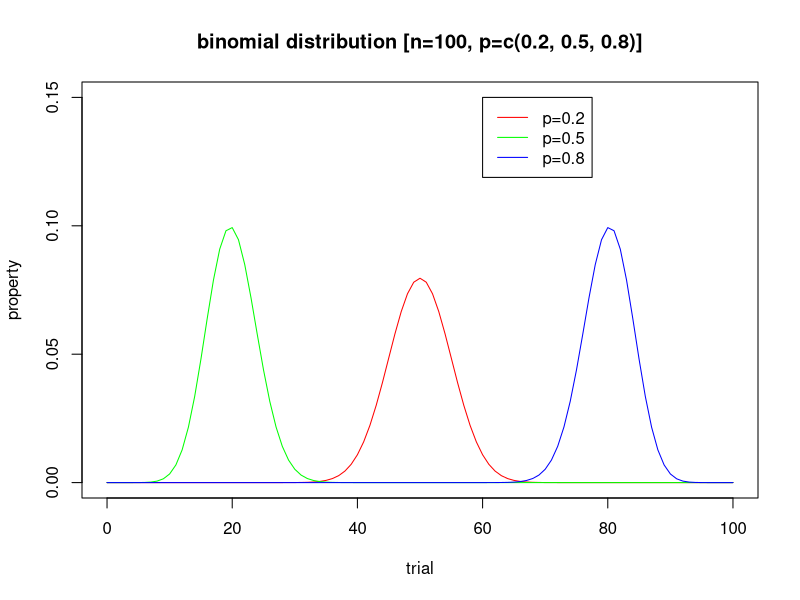
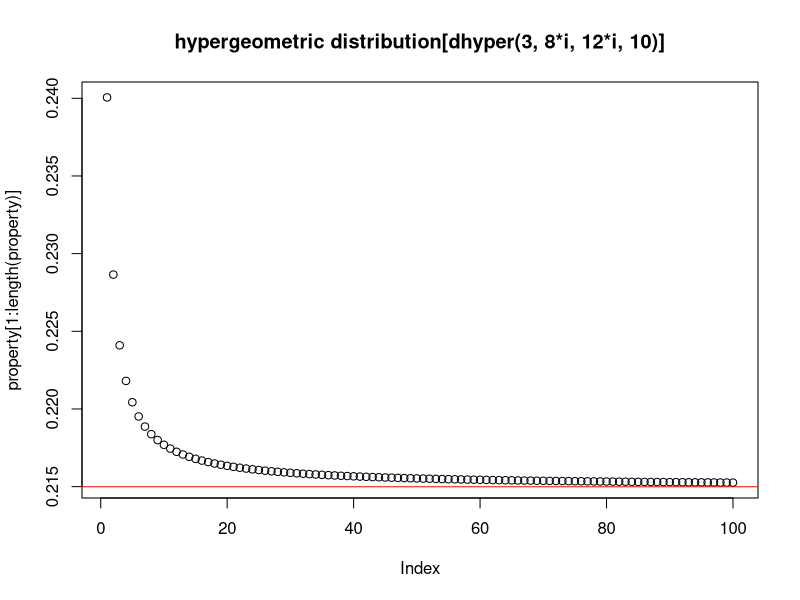

These figures' R source, in order:
#------------------------------
# R version 3.4.1 (2017-06-30)
#
# @ Author: yoda
# @ Wed Jul 26 23:56:17 2017
# @ Asia/Seoul
#------------------------------

# binomial distribution

# 이항분포를 B(n,p)로 나타낼 때 
# 평균값 m은 m=np, 분산 σ2은 σ2=np(1-p)이며, 
# p가 0이나 1에 가깝지 않고 n이 충분히 크면
# 이항분포는 정규분포에 가까워진다.

# dbinom(성공횟수, 던진횟수, 확률)

# 동전을 100번 던졌을때 이항분포 그리기(p=0.5)
n = 100  # 시행횟수
n = 100  # 시행횟수
property1 <- numeric(length=n)
property2 <- numeric(length=n)
property3 <- numeric(length=n)
p1 = 0.5 # 성공확률
p2 = 0.2 # 성공확률
p3 = 0.8 # 성공확률
X = 0:n # 0 ~ n
p_f = c(p2, p1, p3)
for (i in 1:n+1){
  property1[i] <- dbinom(i-1, n, p1)
}

for (i in 1:n+1){
  property2[i] <- dbinom(i-1, n, p2)
}
for (i in 1:n+1){
  property3[i] <- dbinom(i-1, n, p3)
}
pdf("C:/R_Studio/Rscript/practice/p13_binomial_hyper_dist.pdf")
plot(X, property1, col="red", ylim=c(0, 0.15), type="l",
     ylab="property", xlab="trial")
lines(X, property2, col="green")
lines(X, property3, col="blue")
legend(60, 0.15, c("p=0.2", "p=0.5", "p=0.8"), col=c("red", "green", "blue"), lwd=1)
title(main="binomial distribution [n=100, p=c(0.2, 0.5, 0.8)]")
# 성공확률(p)가 커질수록 왼쪽으로 꼬리가 긴 분포(오른쪽으로 치우친 분포)
# 형태를 띈다




# hypergeometric distribution 

# N개의 공 중에 하얀 공이 m개, 검은 공이 (N-m)개 있다고 하자.
# k개의 공을 복원추출로 뽑는다면 하얀 공의 수는
# 모수가 (k, m/N)인 이항분포를 따른다.

# k개의 공을 비복원추출로 뽑을 때, 하얀 공의 수는
# 모수가 (N, m, k)인 초기하분포를 따른다.

# 이산확률변수 X가 초기하분포를 따르면 초기하확률변수라 하고
# X~HG(N, m, k)로 나타낸다.

# E(x) = mk/N, V(x) = mk(N-m)(N-k)/N²(N-1)
# 여기서 p = m/N, q = 1-(p)


# 성공확률0.4, 10번시도해서 3번 성공할 확률
dbinom(3, 10, 0.4)


# 남자가 40% 여자가 60%인 반에서 10명을 임의로 뽑아서 3명이 남자일 확률
dhyper(3, 8, 12, 10)
dhyper(3, 24, 36, 10)

a <- 100
property <- numeric(length=a)

for(i in 1:a){
  property[i] <- dhyper(3, 8*i, 12*i, 10)
}


property

plot(property[1:length(property)])
abline(h=dbinom(3, 10, 0.4), col="red")
title(main="hypergeometric distribution[dhyper(3, 8*i, 12*i, 10)]")
dev.off()
# 총 N이 커질수록 점점 dbinom 값에 근사하게 된다.
